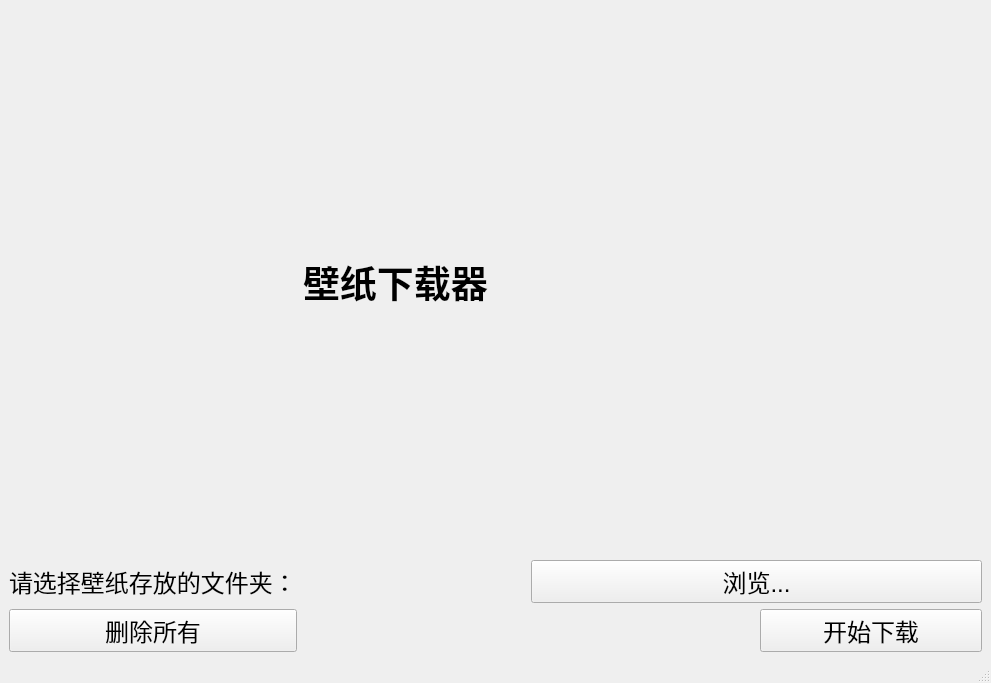
<?xml version="1.0" encoding="UTF-8"?>
<ui version="4.0">
 <class>WallPaper</class>
 <widget class="QMainWindow" name="WallPaper">
  <property name="geometry">
   <rect>
    <x>0</x>
    <y>0</y>
    <width>991</width>
    <height>683</height>
   </rect>
  </property>
  <property name="windowTitle">
   <string>WallPaper</string>
  </property>
  <widget class="QWidget" name="centralwidget">
   <layout class="QGridLayout" name="gridLayout">
    <item row="1" column="2" colspan="2">
     <widget class="QPushButton" name="pushButton">
      <property name="font">
       <font>
        <pointsize>18</pointsize>
       </font>
      </property>
      <property name="text">
       <string>浏览...</string>
      </property>
     </widget>
    </item>
    <item row="1" column="0">
     <widget class="QLabel" name="label">
      <property name="font">
       <font>
        <pointsize>18</pointsize>
       </font>
      </property>
      <property name="text">
       <string>请选择壁纸存放的文件夹：</string>
      </property>
     </widget>
    </item>
    <item row="3" column="3">
     <widget class="QPushButton" name="pushButton_3">
      <property name="font">
       <font>
        <pointsize>18</pointsize>
       </font>
      </property>
      <property name="text">
       <string>开始下载</string>
      </property>
     </widget>
    </item>
    <item row="0" column="1" colspan="2">
     <widget class="QLabel" name="label_2">
      <property name="font">
       <font>
        <family>Lucida Sans</family>
        <pointsize>28</pointsize>
        <weight>75</weight>
        <italic>false</italic>
        <bold>true</bold>
        <underline>false</underline>
        <strikeout>false</strikeout>
       </font>
      </property>
      <property name="text">
       <string>壁纸下载器</string>
      </property>
      <property name="textFormat">
       <enum>Qt::PlainText</enum>
      </property>
     </widget>
    </item>
    <item row="3" column="0">
     <widget class="QPushButton" name="pushButton_2">
      <property name="font">
       <font>
        <pointsize>18</pointsize>
       </font>
      </property>
      <property name="text">
       <string>删除所有</string>
      </property>
     </widget>
    </item>
   </layout>
  </widget>
  <widget class="QMenuBar" name="menubar">
   <property name="geometry">
    <rect>
     <x>0</x>
     <y>0</y>
     <width>991</width>
     <height>23</height>
    </rect>
   </property>
  </widget>
  <widget class="QStatusBar" name="statusbar"/>
 </widget>
 <resources/>
 <connections/>
</ui>
